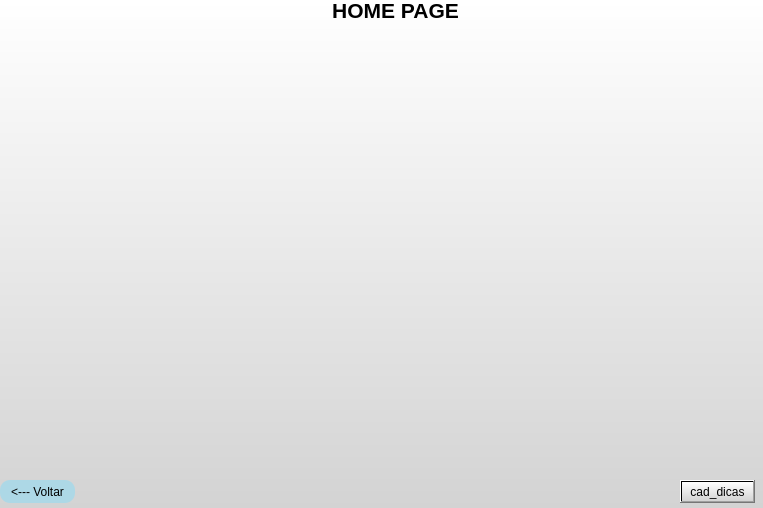
<?xml version="1.0" encoding="UTF-8"?>
<ui version="4.0">
 <class>MainWindow</class>
 <widget class="QMainWindow" name="MainWindow">
  <property name="geometry">
   <rect>
    <x>0</x>
    <y>0</y>
    <width>763</width>
    <height>508</height>
   </rect>
  </property>
  <property name="windowTitle">
   <string>MainWindow</string>
  </property>
  <property name="styleSheet">
   <string notr="true">background: qlineargradient(x1: 0, y1: 0, x2: 0, y2: 1, stop: 0 white, stop: 1 #D3D3D3);
</string>
  </property>
  <widget class="QWidget" name="centralwidget">
   <widget class="QLabel" name="label">
    <property name="geometry">
     <rect>
      <x>250</x>
      <y>0</y>
      <width>291</width>
      <height>21</height>
     </rect>
    </property>
    <property name="font">
     <font>
      <pointsize>16</pointsize>
      <weight>75</weight>
      <bold>true</bold>
     </font>
    </property>
    <property name="styleSheet">
     <string notr="true">color: black;
background-color: transparent;
border: none;
</string>
    </property>
    <property name="text">
     <string>HOME PAGE</string>
    </property>
    <property name="alignment">
     <set>Qt::AlignCenter</set>
    </property>
   </widget>
   <widget class="QPushButton" name="voltar">
    <property name="geometry">
     <rect>
      <x>0</x>
      <y>480</y>
      <width>75</width>
      <height>23</height>
     </rect>
    </property>
    <property name="styleSheet">
     <string notr="true">QPushButton {
    background-color:  #add8e6;
    border-radius: 10px;
}

QPushButton:hover {
    background-color:#AABAF2 ;
}
</string>
    </property>
    <property name="text">
     <string>&lt;--- Voltar</string>
    </property>
   </widget>
   <widget class="QPushButton" name="pushButton">
    <property name="geometry">
     <rect>
      <x>680</x>
      <y>480</y>
      <width>75</width>
      <height>23</height>
     </rect>
    </property>
    <property name="text">
     <string>cad_dicas</string>
    </property>
   </widget>
  </widget>
 </widget>
 <resources/>
 <connections/>
</ui>
